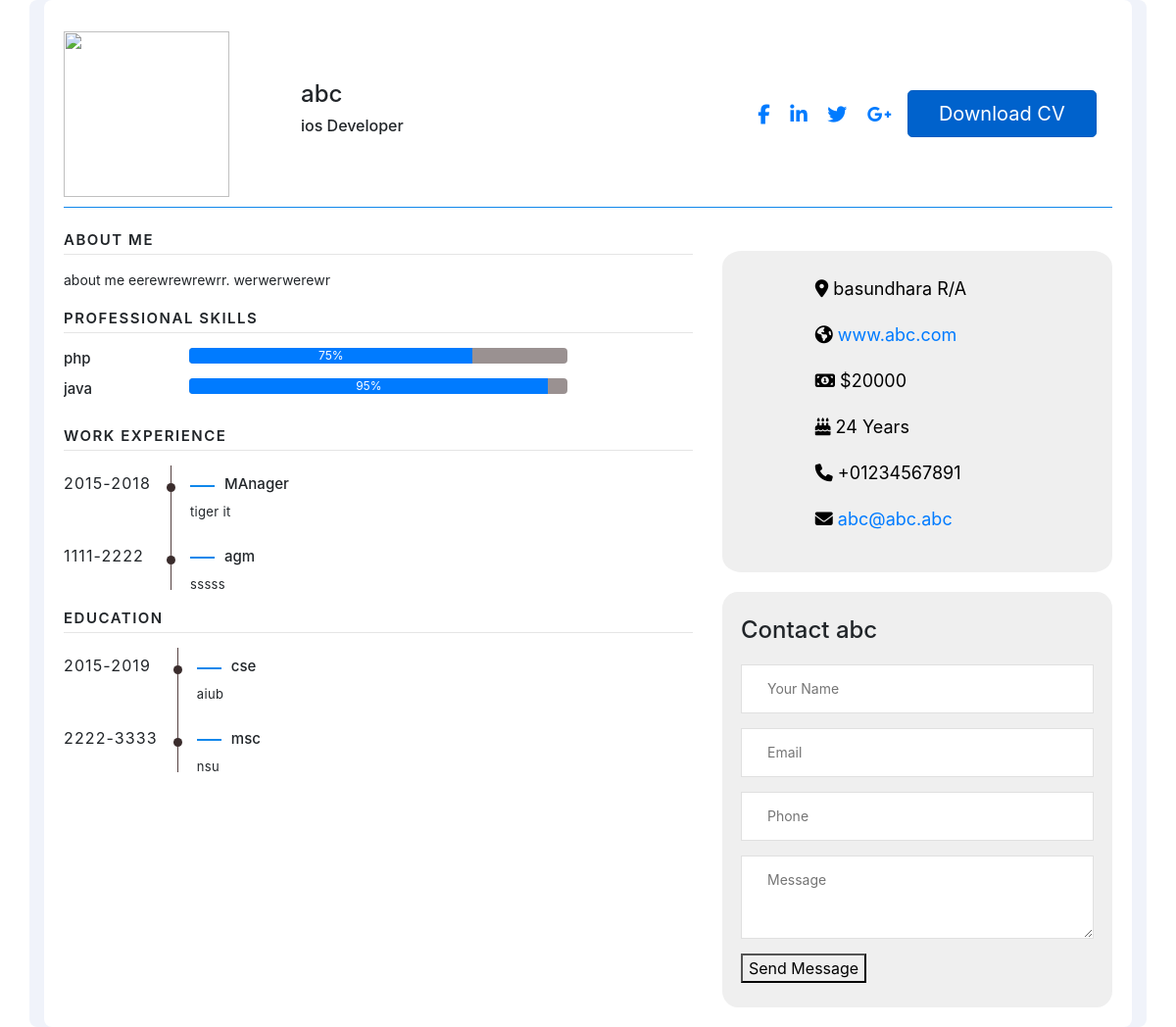
The page /Employee/EmployeeResume.php (signed in) on the database its author committed.
### tables this page shows
CREATE TABLE `seekerinfo` (
  `id` int(11) NOT NULL,
  `email` varchar(50) NOT NULL,
  `name` varchar(50) NOT NULL,
  `cgpa` float NOT NULL,
  `experience` float NOT NULL,
  `salary` int(11) NOT NULL,
  `aboutMe` varchar(50000) NOT NULL,
  `title` varchar(50) NOT NULL,
  `facebook` varchar(100) NOT NULL,
  `linkedin` varchar(100) NOT NULL,
  `twitter` varchar(100) NOT NULL,
  `projects` varchar(500) NOT NULL,
  `age` int(10) NOT NULL,
  `website` varchar(50) NOT NULL,
  `phone` varchar(50) NOT NULL,
  `city` varchar(50) NOT NULL,
  `address` varchar(50) NOT NULL,
  `google` varchar(50) NOT NULL,
  `gender` varchar(50) NOT NULL,
  `file_name` varchar(500) NOT NULL,
  `picture` varchar(500) NOT NULL
);

CREATE TABLE `seekerskill` (
  `id` int(10) NOT NULL,
  `email` varchar(50) NOT NULL,
  `skill` varchar(100) NOT NULL
);

CREATE TABLE `seekerworkexperience` (
  `id` int(50) NOT NULL,
  `email` varchar(50) NOT NULL,
  `year` varchar(50) NOT NULL,
  `designation` varchar(50) NOT NULL,
  `description` varchar(500) NOT NULL,
  `history` varchar(500) NOT NULL
);

CREATE TABLE `seekereducation` (
  `id` int(11) NOT NULL,
  `email` varchar(50) NOT NULL,
  `history` varchar(500) NOT NULL
);

### Employee/EmployeeResume.php (the view, shortened to what this page needs)
<?php
include "includes/db_connect.php";
if (!isset($_SESSION["email"])) {
  header("Location: ../logout.php");
}else{
  $email = $_SESSION['email'];
}
$name = $title = $facebook = $twitter = $linkedn = $aboutMe = "";
$sqlUserCheck = "SELECT email,cgpa,name,title,aboutMe,gender,facebook,linkedin,twitter,google,address,city,phone,website,age,salary,experience,picture,file_name FROM seekerinfo WHERE email = '$email'";
$result = mysqli_query($conn, $sqlUserCheck);
while ($row = mysqli_fetch_assoc($result)) {
  $name = $row['name'];
  $title = $row['title'];
  $aboutMe = $row['aboutMe'];
  $facebook = $row['facebook'];
  $linkedn = $row['linkedin'];
  $twitter = $row['twitter'];
  $google = $row['google'];
  $email = $row['email'];
  $address = $row['address'];
  $phone = $row['phone'];
  $website = $row['website'];
  $age = $row['age'];
  $salary = $row['salary'];
  $picture = $row['picture'];
  $file_name = $row['file_name'];
}
if ($facebook==null) {
  $facebook='#';
  $fbtarget='';
}else{
  $fbtarget='_blank';
}
if ($twitter==null) {
  $twitter='#';
  $ttarget='';
}else{
  $ttarget='_blank';
}
if ($google==null) {
  $google='#';
  $gtarget='';
}else{
  $gtarget='_blank';
}
if ($linkedn==null) {
  $linkedn='#';
  $ltarget='';
}else{
  $ltarget='_blank';
}
?>
<!DOCTYPE html>
<html lang="en">
<head>
  <link rel="stylesheet" href="../css/Employee/style1.css">
  <link rel="stylesheet" href="../css/Employee/bootstrap.css">
  <link rel="stylesheet" href="../css/Employee/fonts.css">
  <link rel="stylesheet" href="https://maxcdn.bootstrapcdn.com/bootstrap/4.0.0/css/bootstrap.min.css">
</head>
<body ">
  <div class=" container" style="background:#f0f3fa none repeat scroll 0 0;border-radius: 8px;">
  <div class="dashboard">
  <div class="profile" style="padding-top: 3%">
    <div class="profilePicture">
      <img class="profile-light-image" src="uploads/<?php echo $picture ?>" alt="" width="169" height="169">
    </div>
    <div class="info">
      <h4> <?php echo $name ?> </h4>
      <h6><?php echo $title ?></h6>
    </div>
    <div class="social">
      <ul>
        <li><a class="social-icon" target="<?php echo $fbtarget ?>" href="<?php echo $facebook ?>"><i class="fab fa-facebook-f fa-lg"></i></a></li>
        <li><a class="social-icon" target="<?php echo $ltarget ?>" href="<?php echo $linkedn ?>"><i class="fab circle fa-linkedin-in fa-lg"></i></a></li>
        <li><a class="social-icon" target="<?php echo $ttarget ?>" href="<?php echo $twitter ?>"><i class="fa circle fa-twitter twitter fa-lg"></i></a></li>
        <li><a class="social-icon" target="<?php echo $gtarget ?>" href="<?php echo $google ?>"><i class="fa circle fa-google-plus google fa-lg"></i></a></li>
      </ul>
    </div>
    <div class="cv">
      <?php if ($file_name == "") {
      }else{?>
<a href="/uploads/<?php echo $file_name ?>" download class="btn btn-primary btn-lg active" role="button" aria-pressed="true" style="
    width: 100%;">Download CV</a>
      <?php } ?>
    </div>
  </div>
  <div class="profile-divider"></div>
  <br>
  <div class="personalInfo_div" style="display: flex">
    <div class="personalInfo">
      <div class="aboutMe">
        <p class="heading">About Me</p>
        <hr style="
    margin-bottom: 15px;
    margin-top: 5px;">
        <p class="text-style-1" style="font-size: 14px;margin-bottom: 20px;"> <?php echo $aboutMe ?> </p>
      </div>
      <div class="professionalSkill">
        <p class="heading">Professional skills</p>
        <hr style="
    margin-bottom: 15px;
    margin-top: 5px;">
        <div class="proskill" id="proskill" style="margin-bottom: 20px;">
          <?php
          $sqlUserCheck = "SELECT skill FROM seekerskill WHERE email = '$email' ";
          $result = mysqli_query($conn, $sqlUserCheck);
          while ($row = mysqli_fetch_array($result)) {
            $res = $row['skill'];
            $subR = explode(',', $res);
            $count = count($subR);
            for ($x = 0; $x < ($count - 1); $x++) {
              $r = explode(';', $subR[$x]); ?>
              <div class="pskill-1" style="margin-right: 25px;">
                <article class="progress-linear progress-bar-secondary animated" style="display: flex">
                  <div class="progress-linear-header" style="width:25%;">
                    <p class="progress-linear-title"><?php echo $r[0] ?></p>
                  </div>
                  <div class="progress" style="background-color: #9a9191; width:75%">
                    <div class="progress-bar progress-bar-warning " role="progressbar" style="width: <?php echo $r[1] ?>%;" aria-valuenow="25" aria-valuemin="0" aria-valuemax="100"><?php echo $r[1] ?>%</div>
                  </div>
                </article>
              </div>
          <?php }
          }
          ?>
        </div>
      </div>
      <div class="workExperience">
        <p class="heading">Work Experience</p>
        <hr style="
    margin-bottom: 15px;
    margin-top: 5px;">
        <div class="timeline">
          <?php
          $sqlUserCheck = "SELECT history FROM seekerworkexperience WHERE email = '$email' ";
          $result = mysqli_query($conn, $sqlUserCheck);
          while ($row = mysqli_fetch_array($result)) {
            $res = $row['history'];
            $subR = explode(',', $res);
            $count = count($subR);
            for ($x = 0; $x < ($count - 1); $x++) {
              $r = explode(';', $subR[$x]); ?>
              <div class="timeline-item">
                <div class="timeline-period">
                  <span><?php echo $r[0] ?></span></div>
                <div class="timeline-main">
                  <h5 class="timeline-title"><?php echo $r[1] ?></h5>
                  <p><?php echo $r[2] ?></p>
                </div>
              </div>
          <?php }
          }
          ?>
        </div>
      </div>
      <div class="workExperience">
        <p class="heading">Education</p>
        <hr style="
    margin-bottom: 15px;
    margin-top: 5px;">
        <div class="timeline">
          <?php
          $sqlUserCheck = "SELECT history FROM seekereducation WHERE email = '$email' ";
          $result = mysqli_query($conn, $sqlUserCheck);
          while ($row = mysqli_fetch_array($result)) {
            $res = $row['history'];
            $subR = explode(',', $res);
            $count = count($subR);
            for ($x = 0; $x < ($count - 1); $x++) {
              $r = explode(';', $subR[$x]); ?>
              <div class="timeline-item">
                <div class="timeline-period">
                  <span><?php echo $r[0] ?></span></div>
                <div class="timeline-main">
                  <h5 class="timeline-title"><?php echo $r[1] ?></h5>
                  <p><?php echo $r[2] ?></p>
                </div>
              </div>
          <?php }
          }
          ?>
        </div>
      </div>
    </div>
    <div class="contactMe">
      <div class="infoo">
        <ul class="profile-info mt20 nopadding" style="margin-left: 10%;">
          <li>
            <i class="fa fa-map-marker"></i>
            <span><?php echo $address ?></span>
          </li>
          <li>
            <i class="fa fa-globe"></i>
            <a href="#"><?php echo $website ?></a>
          </li>
          <li>
            <i class="fa fa-money"></i>
            <span>$<?php echo $salary ?></span>
          </li>
          <li>
            <i class="fa fa-birthday-cake"></i>
            <span><?php echo $age ?> Years</span>
          </li>
          <li>
            <i class="fa fa-phone"></i>
            <span>+<?php echo $phone ?></span>
          </li>
          <li>
            <i class="fa fa-envelope"></i>
            <a href="#"><?php echo $email ?></a>
          </li>
        </ul>
      </div>
      <form class="form-corporate " data-form-output="form-output-global" data-form-type="contact" method="post" action="bat/rd-mailform.php" novalidate="novalidate">
        <h4>Contact <?php echo $name ?></h4>
        <div class="form-wrap">
          <input class="form-input form-control-has-validation form-control-last-child" id="contact-name" placeholder="Your Name" type="text" name="name" data-constraints="@Required"> <span class="form-validation"></span>
        </div>
        <div class="form-wrap">
          <input class="form-input form-control-has-validation form-control-last-child" id="contact-email" type="email" name="email" data-constraints="@Required @Email" placeholder="Email" Required><span class="form-validation"></span>
        </div>
        <div class="form-wrap">
          <input class="form-input form-control-has-validation form-control-last-child" id="contact-phone" type="text" name="phone" placeholder="Phone" data-constraints="@PhoneNumber"><span class="form-validation"></span>
        </div>
        <div class="form-wrap">
          <textarea class="form-input form-control-has-validation form-control-last-child" id="contact-message" placeholder="Message" name="message" data-constraints="@Required"></textarea><span class="form-validation"></span>
        </div>
        <div class="form-wrap">
          <button class="button button-block button-primary" type="submit">Send Message</button>
        </div>
      </form>
    </div>
  </div>
  </div>
  </div>
</body>
</html>

### css/Employee/style1.css (style rules this page uses)
body { font-family: "Roboto", -apple-system, BlinkMacSystemFont, "Segoe UI", Roboto, "Helvetica Neue", Arial, sans-serif; font-size: 14px; line-height: 1.71429; font-weight: 400; color: #9a9a9a; background-color: #554141; -webkit-text-size-adjust: none; -webkit-font-smoothing: subpixel-antialiased; }
.profile { width: 100%; overflow: hidden; display: flex; }
.dashboard { padding: 0px 20px 20px 20px; background: #fff; border-radius: 8px; width: 100%; }
@media screen and (max-width: 1400px) { .personalInfo_div>.contactMe>.infoo { padding: 15px 0px !important; } }
@media screen and (max-width: 1400px) { textarea.form-input { height: 85px !important; } }
@media screen and (max-width: 1400px) { .form-corporate { padding: 25px 19px !important; border-radius: 4% !important; } }
@media screen and (max-width: 1400px) { .profilePicture { width: 30% !important; } }
.profilePicture { width: 15%; overflow: hidden; }
.info { width: 30%; overflow: hidden; margin-top: 50px; margin-left: 10px; }
.social { width: 50%; overflow: hidden; text-align: right; margin-top: 12px; }
.cv { width: 25%; overflow: hidden; }
.social>ul>li, .cv { display: inline-block; vertical-align: middle; white-space: normal; margin-top: 60px; margin-right: 16px; size: 50px; }
.profile-divider { border-bottom-color: rgba(255, 255, 255, 0.16); background: #1087eb; width: 100%; height: 1px; margin-top: 10px; }
.heading { font-size: 15px; line-height: 1.2; letter-spacing: .1em; font-weight: 600; text-transform: uppercase; margin-top: 0px; margin-bottom: 0px; }
.personalInfo_div, .personalInfo_div>.personalInfo>.professionalSkill>.proskill { width: 100%; }
.personalInfo { width: 60%; overflow: hidden; }
.personalInfo_div>.contactMe { width: 40%; overflow: hidden; padding-left: 30px; }
.personalInfo_div>.personalInfo>.professionalSkill>.proskill>.pskill-1, .personalInfo_div>.personalInfo>.professionalSkill>.proskill>.pskill-2 { width: 80%; }
.progress-linear-title { font-size: 15px; font-weight: 500; margin-top: 0; margin-bottom: 0.5rem; }
.timeline { display: table; }
.timeline p { letter-spacing: .025em; font-size: 13px; }
.timeline-period { padding-right: 20px; white-space: nowrap; letter-spacing: .070em; }
.timeline-title { position: relative; padding-left: 35px; font-size: 15px; }
.timeline-main { position: relative; padding: 10px 0 30px 20px; }
.timeline-main::before, .timeline-main::after { content: ''; position: absolute; pointer-events: none; }
.timeline-item { display: table-row; }
.timeline-item>* { display: table-cell; }
.timeline-main { padding-bottom: 0px; }
.timeline-main *+p { margin-top: 10px; }
.timeline-title::before { content: ''; position: absolute; left: 0; top: .65em; display: inline-block; width: 25px; height: 2px; vertical-align: middle; background: #1087eb; }
.timeline-main::before { left: 0; top: 0; bottom: 0; border-left: 1px solid #554141; }
.timeline-main::after { top: 18px; left: -4px; width: 9px; height: 9px; background: #3a2c2c; border-radius: 50%; }
.timeline-item:last-child .timeline-main::before { bottom: 20px; }
.form-wrap { position: relative; margin-top: 20px; }
.form-corporate { padding: 30px 20px; margin-top: 20px; background: #efefef; border-radius: 5%; }
.form-wrap+* { margin-top: 15px; }
.form-input { display: block; width: 100%; min-height: 50px; padding: 12px 26px; font-size: 14px; font-weight: 400; line-height: 24px; color: #151515; background-color: #ffffff; background-image: none; border-radius: 0; -webkit-appearance: none; transition: .3s ease-in-out; border: 1px solid #e0e0e0; }
textarea.form-input { height: 175px; min-height: 50px; max-height: 298px; resize: vertical; }
.personalInfo_div>.contactMe>.infoo { padding: 30px 20px; margin-top: 20px; background: #efefef; border-radius: 5%; }
.personalInfo_div>.contactMe>.infoo>ul>li { width: 100%; padding: 10px 15px; color: #000000; font-size: 18px; list-style: none; }

### rows shown on the page
seekerinfo: name "abc", title "ios Developer", aboutMe "about me eerewrewrewrr. werwerwerewr", address "basundhara R/A", website "www.abc.com", salary "20000", age "24", phone "01234567891", email "abc@abc.abc"
seekerskill: skill "php", skill "75", skill "java", skill "95"
seekerworkexperience: history "2015-2018", history "MAnager", history "tiger it", history "1111-2222", history "agm", history "sssss"
seekereducation: history "2015-2019", history "cse", history "aiub", history "2222-3333", history "msc", history "nsu"
